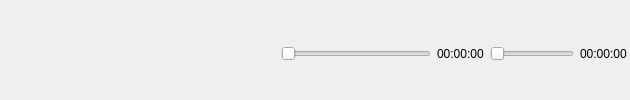
     <widget class="QWidget" name="controls_widget" native="true">
      <property name="sizePolicy">
       <sizepolicy hsizetype="Expanding" vsizetype="Maximum">
        <horstretch>0</horstretch>
        <verstretch>0</verstretch>
       </sizepolicy>
      </property>
      <property name="styleSheet">
       <string notr="true">QWidget#controls_widget{
	
}</string>
      </property>
      <layout class="QVBoxLayout" name="verticalLayout_8">
       <property name="leftMargin">
        <number>0</number>
       </property>
       <property name="topMargin">
        <number>4</number>
       </property>
       <property name="rightMargin">
        <number>0</number>
       </property>
       <property name="bottomMargin">
        <number>0</number>
       </property>
       <item>
        <layout class="QHBoxLayout" name="horizontalLayout_11">
         <property name="leftMargin">
          <number>3</number>
         </property>
         <property name="topMargin">
          <number>3</number>
         </property>
         <property name="rightMargin">
          <number>3</number>
         </property>
         <property name="bottomMargin">
          <number>0</number>
         </property>
         <item>
          <widget class="controlButton" name="eq">
           <property name="enabled">
            <bool>true</bool>
           </property>
           <property name="minimumSize">
            <size>
             <width>0</width>
             <height>0</height>
            </size>
           </property>
           <property name="toolTip">
            <string/>
           </property>
           <property name="styleSheet">
            <string notr="true">border:none;
background-color: transparent;</string>
           </property>
           <property name="text">
            <string/>
           </property>
           <property name="icon">
            <iconset resource="icons.qrc">
             <normaloff>:/icons/eq_button.png</normaloff>:/icons/eq_button.png</iconset>
           </property>
           <property name="iconSize">
            <size>
             <width>22</width>
             <height>22</height>
            </size>
           </property>
          </widget>
         </item>
         <item>
          <widget class="controlButton" name="shuffle">
           <property name="minimumSize">
            <size>
             <width>0</width>
             <height>0</height>
            </size>
           </property>
           <property name="toolTip">
            <string/>
           </property>
           <property name="styleSheet">
            <string notr="true">border:none;
background-color: transparent;</string>
           </property>
           <property name="text">
            <string/>
           </property>
           <property name="icon">
            <iconset resource="icons.qrc">
             <normaloff>:/icons/shuffle_button.png</normaloff>:/icons/shuffle_button.png</iconset>
           </property>
           <property name="iconSize">
            <size>
             <width>22</width>
             <height>22</height>
            </size>
           </property>
           <property name="checkable">
            <bool>true</bool>
           </property>
          </widget>
         </item>
         <item>
          <widget class="QCheckBox" name="repeat">
           <property name="minimumSize">
            <size>
             <width>0</width>
             <height>0</height>
            </size>
           </property>
           <property name="toolTip">
            <string/>
           </property>
           <property name="styleSheet">
            <string notr="true">QCheckBox::indicator {
    border: 0px;
    height:0px;
    width:0px;
    background: none;
	background-color: transparent;
}</string>
           </property>
           <property name="text">
            <string/>
           </property>
           <property name="icon">
            <iconset resource="icons.qrc">
             <normaloff>:/icons/p_repeat.png</normaloff>:/icons/p_repeat.png</iconset>
           </property>
           <property name="iconSize">
            <size>
             <width>22</width>
             <height>22</height>
            </size>
           </property>
           <property name="checkable">
            <bool>true</bool>
           </property>
           <property name="tristate">
            <bool>true</bool>
           </property>
          </widget>
         </item>
         <item>
          <widget class="controlButton" name="previous">
           <property name="enabled">
            <bool>false</bool>
           </property>
           <property name="minimumSize">
            <size>
             <width>0</width>
             <height>0</height>
            </size>
           </property>
           <property name="toolTip">
            <string notr="true"/>
           </property>
           <property name="styleSheet">
            <string notr="true">border:none;</string>
           </property>
           <property name="text">
            <string/>
           </property>
           <property name="icon">
            <iconset resource="icons.qrc">
             <normaloff>:/icons/p_previous.png</normaloff>:/icons/p_previous.png</iconset>
           </property>
           <property name="iconSize">
            <size>
             <width>22</width>
             <height>22</height>
            </size>
           </property>
           <property name="shortcut">
            <string>,</string>
           </property>
          </widget>
         </item>
         <item>
          <widget class="QPushButton" name="play_pause">
           <property name="enabled">
            <bool>false</bool>
           </property>
           <property name="minimumSize">
            <size>
             <width>0</width>
             <height>0</height>
            </size>
           </property>
           <property name="toolTip">
            <string>Play/Pause</string>
           </property>
           <property name="styleSheet">
            <string notr="true">border:none;</string>
           </property>
           <property name="text">
            <string/>
           </property>
           <property name="icon">
            <iconset resource="icons.qrc">
             <normaloff>:/icons/p_play.png</normaloff>:/icons/p_play.png</iconset>
           </property>
           <property name="iconSize">
            <size>
             <width>32</width>
             <height>32</height>
            </size>
           </property>
           <property name="shortcut">
            <string>Space</string>
           </property>
          </widget>
         </item>
         <item>
          <widget class="QPushButton" name="stop">
           <property name="enabled">
            <bool>false</bool>
           </property>
           <property name="minimumSize">
            <size>
             <width>0</width>
             <height>0</height>
            </size>
           </property>
           <property name="toolTip">
            <string>Stop</string>
           </property>
           <property name="styleSheet">
            <string notr="true">border:none;</string>
           </property>
           <property name="text">
            <string/>
           </property>
           <property name="icon">
            <iconset resource="icons.qrc">
             <normaloff>:/icons/p_stop.png</normaloff>:/icons/p_stop.png</iconset>
           </property>
           <property name="iconSize">
            <size>
             <width>32</width>
             <height>32</height>
            </size>
           </property>
           <property name="shortcut">
            <string>S</string>
           </property>
          </widget>
         </item>
         <item>
          <widget class="controlButton" name="next">
           <property name="enabled">
            <bool>false</bool>
           </property>
           <property name="minimumSize">
            <size>
             <width>0</width>
             <height>0</height>
            </size>
           </property>
           <property name="toolTip">
            <string notr="true"/>
           </property>
           <property name="styleSheet">
            <string notr="true">border:none;</string>
           </property>
           <property name="text">
            <string/>
           </property>
           <property name="icon">
            <iconset resource="icons.qrc">
             <normaloff>:/icons/p_next.png</normaloff>:/icons/p_next.png</iconset>
           </property>
           <property name="iconSize">
            <size>
             <width>22</width>
             <height>22</height>
            </size>
           </property>
           <property name="shortcut">
            <string>.</string>
           </property>
          </widget>
         </item>
         <item>
          <widget class="controlButton" name="favourite">
           <property name="minimumSize">
            <size>
             <width>0</width>
             <height>0</height>
            </size>
           </property>
           <property name="toolTip">
            <string/>
           </property>
           <property name="styleSheet">
            <string notr="true">border:none;
background-color: transparent;</string>
           </property>
           <property name="text">
            <string/>
           </property>
           <property name="icon">
            <iconset resource="icons.qrc">
             <normaloff>:/icons/sidebar/liked_2.png</normaloff>
             <disabledon>:/icons/sidebar/liked_disabled.png</disabledon>:/icons/sidebar/liked_2.png</iconset>
           </property>
           <property name="iconSize">
            <size>
             <width>22</width>
             <height>22</height>
            </size>
           </property>
           <property name="checkable">
            <bool>true</bool>
           </property>
          </widget>
         </item>
         <item>
          <widget class="volumeSlider" name="radioVolumeSlider">
           <property name="minimumSize">
            <size>
             <width>150</width>
             <height>0</height>
            </size>
           </property>
           <property name="maximumSize">
            <size>
             <width>200</width>
             <height>16777215</height>
            </size>
           </property>
           <property name="styleSheet">
            <string notr="true">QSlider::handle:horizontal{
  border-radius:4px;
 /* border:1px solid rgba(25,25,25,255);*/
  /*background-color:palette(alternate-base);*/
  min-height:20px;
  margin:0 -4px;
  image: url(&quot;:/darkstyle/SliderHandle.png&quot;);
 background: transparent;
}
QSlider::handle:horizontal:hover{
  /*background:palette(highlight);*/
 background: transparent;
}
QSlider::add-page:horizontal{
  background:palette(base);
}
QSlider::sub-page:horizontal{
  background:palette(highlight);
}
QSlider::sub-page:horizontal:disabled{
  /*background:rgb(80,80,80);*/
  image: url(&quot;:/darkstyle/SliderHandleDisabled.png&quot;);
}</string>
           </property>
           <property name="orientation">
            <enum>Qt::Horizontal</enum>
           </property>
          </widget>
         </item>
         <item>
          <widget class="QLabel" name="position">
           <property name="text">
            <string>00:00:00</string>
           </property>
          </widget>
         </item>
         <item>
          <layout class="QVBoxLayout" name="verticalLayout_11">
           <property name="spacing">
            <number>0</number>
           </property>
           <property name="leftMargin">
            <number>0</number>
           </property>
           <property name="topMargin">
            <number>0</number>
           </property>
           <item>
            <widget class="seekSlider" name="radioSeekSlider">
             <property name="styleSheet">
              <string notr="true">QSlider::handle:horizontal{
  border-radius:4px;
 /* border:1px solid rgba(25,25,25,255);*/
  /*background-color:palette(alternate-base);*/
  min-height:20px;
  margin:0 -4px;
  image: url(&quot;:/darkstyle/SliderHandle.png&quot;);
 background: transparent;
}
QSlider::handle:horizontal:hover{
  /*background:palette(highlight);*/
 background: transparent;
}
QSlider::add-page:horizontal{
  background:palette(base);
}
QSlider::sub-page:horizontal{
  background:palette(highlight);
}
QSlider::sub-page:horizontal:disabled{
  /*background:rgb(80,80,80);*/
  image: url(&quot;:/darkstyle/SliderHandleDisabled.png&quot;);
}</string>
             </property>
             <property name="orientation">
              <enum>Qt::Horizontal</enum>
             </property>
            </widget>
           </item>
          </layout>
         </item>
         <item>
          <widget class="QLabel" name="duration">
           <property name="text">
            <string>00:00:00</string>
           </property>
          </widget>
         </item>
        </layout>
       </item>
      </layout>
     </widget>
